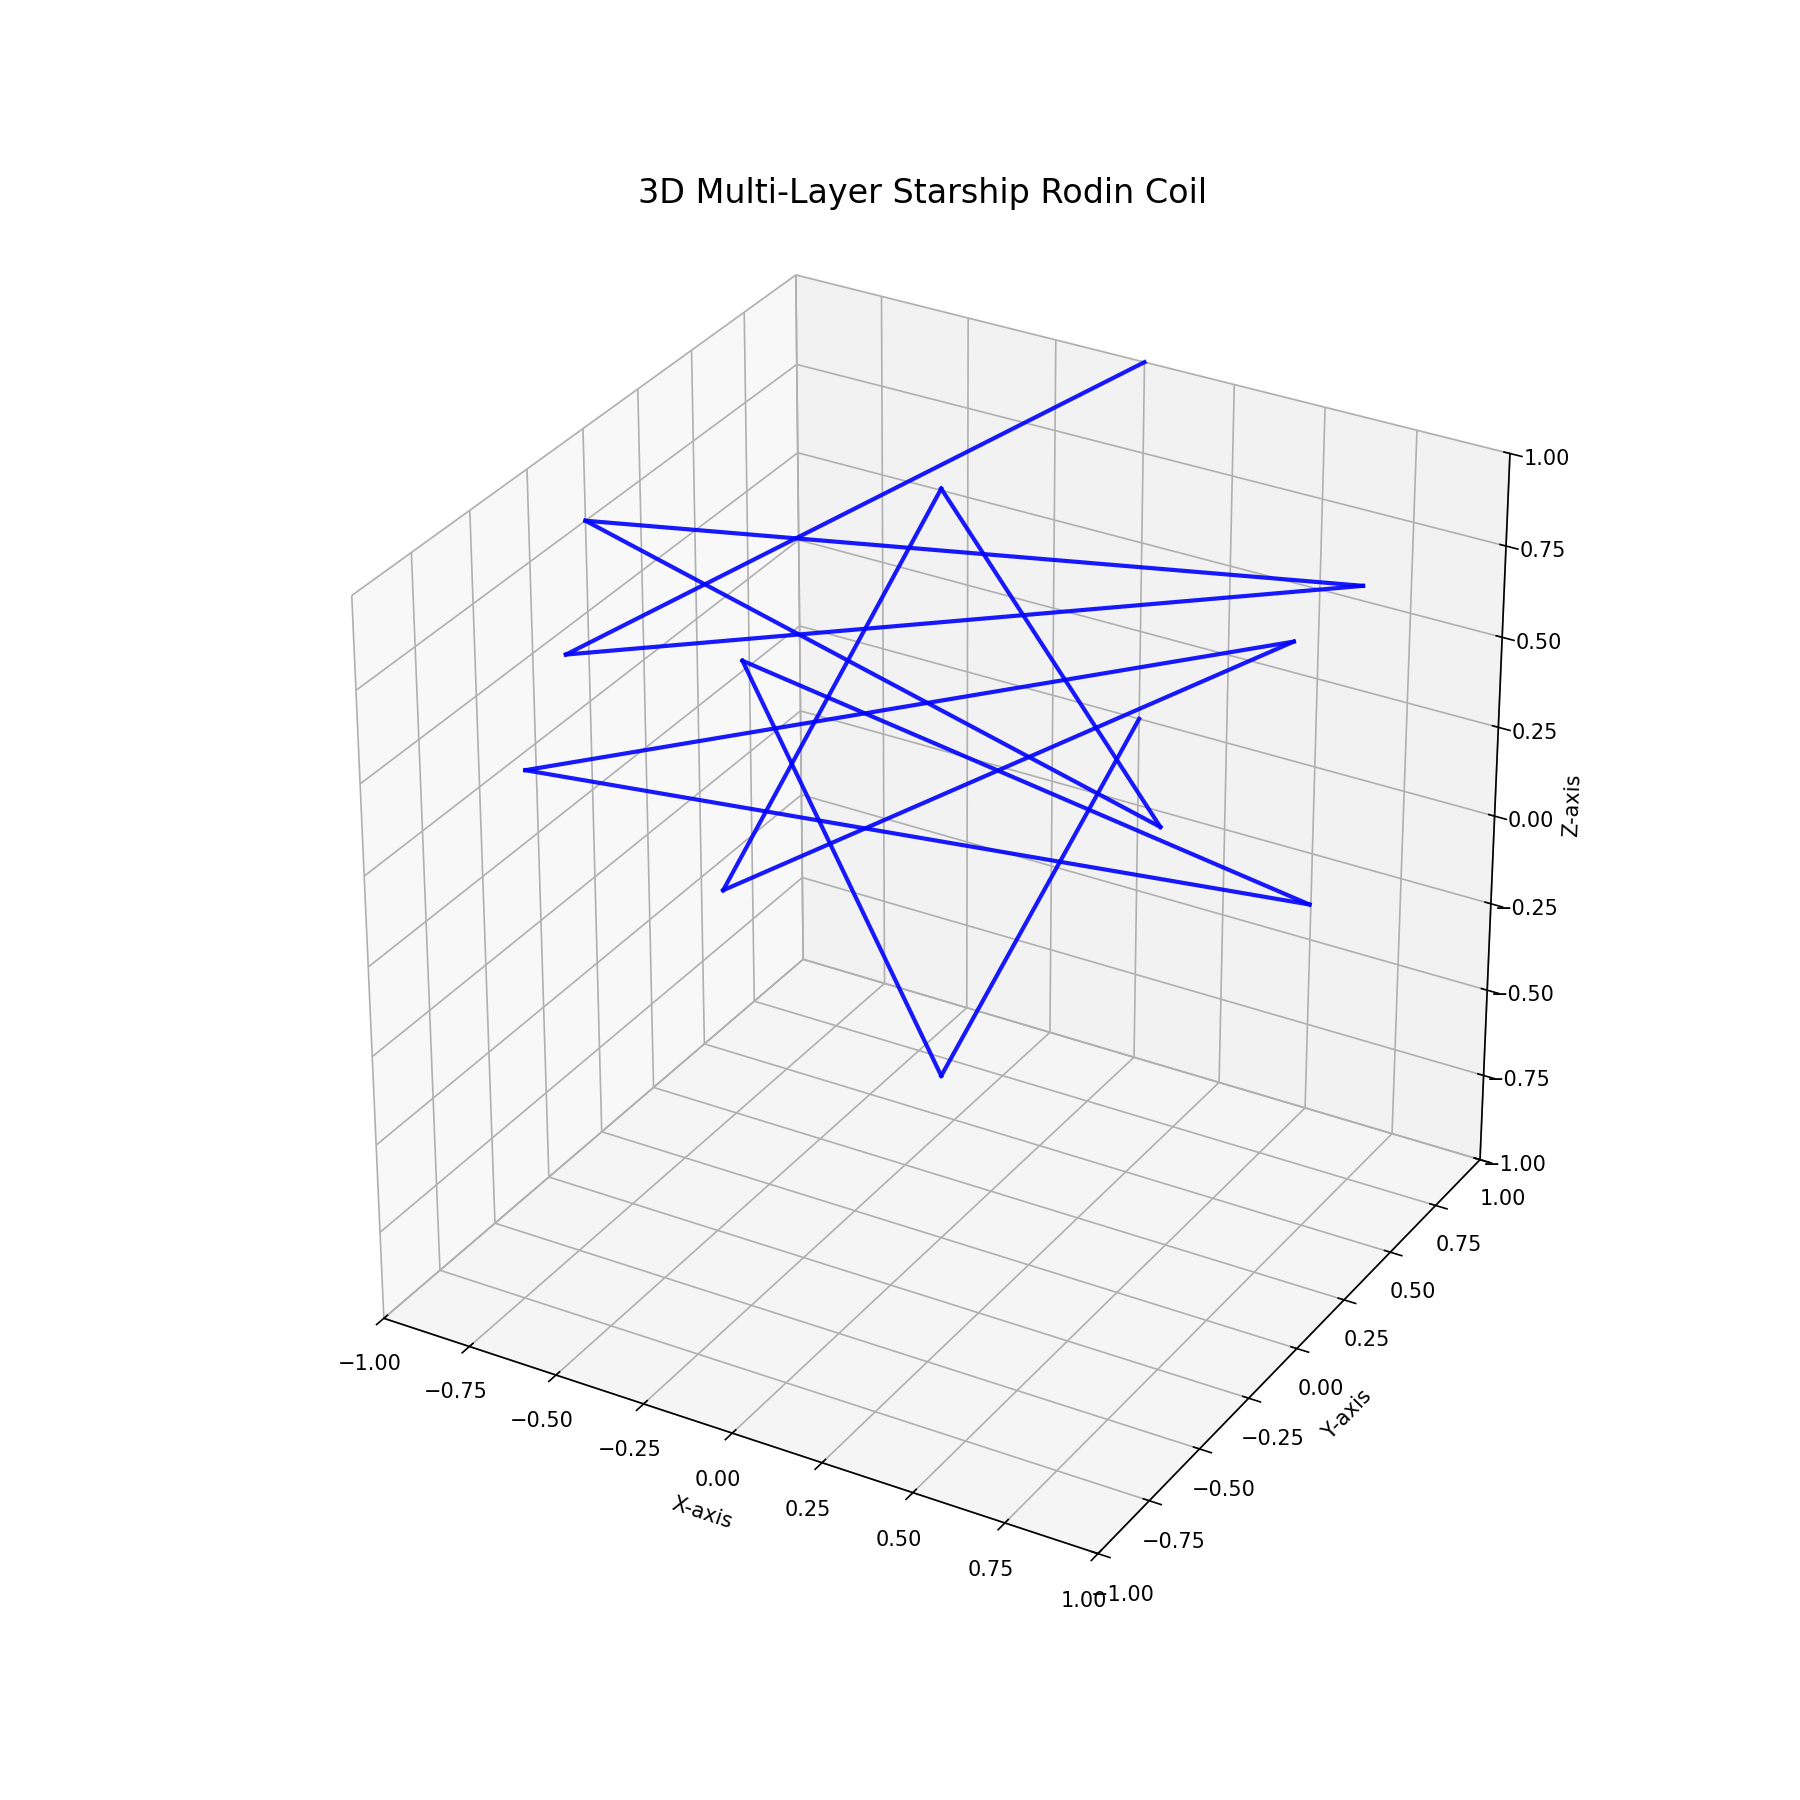

Python code for this plot:
# 3D Visualization of the Starship Coil - Multiple Layers

import numpy as np

import matplotlib
matplotlib.use('TkAgg')  # Ensure it uses Tkinter backend

import matplotlib.pyplot as plt
from mpl_toolkits.mplot3d import Axes3D

coil_corners = 12
# Define parameters for multi-layer 3D coil
num_layers = 1  # Number of layers in the coil
layer_spacing = 1  # Distance between layers in the z-axis

total_corners = coil_corners * 1

rotation_steps=0
rotation_angle = (2 * np.pi / coil_corners)
# Define provided base sequence
base_sequence = [1, 6, 11, 4, 9, 2, 7, 12, 5, 10, 3, 8, 1]

# Create explicit sequences as per user request
sequence_A_forward = [((num - 0 - 1) % (coil_corners)) + 1 for num in base_sequence]



# Points setup
angles = np.linspace(0, 2 * np.pi, (coil_corners) +1)[:-1]
positions = {i+1: (np.cos(angle), np.sin(angle)) for i, angle in enumerate(angles)}
segment_shift = ((2 * np.pi / (coil_corners)) / 3)


# Recalculate positions with adjusted angles for rotation and reversed numbering
angles_rotated = np.linspace(0, 2 * np.pi, (coil_corners)+1)[:-1] - np.pi*1.5 +(2*np.pi*(1/(coil_corners))) # Rotate 90° counterclockwise
angles_rotated = angles_rotated[::-1]  # Reverse numbering for clockwise count
positions_rotated = {i+1: (np.cos(angle), np.sin(angle)) for i, angle in enumerate(angles_rotated)}

angles_rotated += rotation_angle


# Function to generate multi-layer wire paths
def generate_3d_wire(sequence, segment, z_layer, base_color, style, alpha=1.0):
    """Generates a 3D multi-layer wire visualization with smooth height increase."""
    angles = np.linspace(0, 2 * np.pi, coil_corners + 1)[:-1] - np.pi * 1.5 + (2 * np.pi * (1 / coil_corners))
    angles = angles[::-1]  # Reverse numbering for clockwise count
    segment_shift = (2 * np.pi / coil_corners)

    total_points = len(sequence) - 1  # To normalize height increase

    for i in range(total_points):
        num = sequence[i]
        next_num = sequence[i + 1]

        # Angles adjusted by segment
        angle_start = angles[(num - 1) % coil_corners] + segment_shift * (segment - 1)
        angle_end = angles[(next_num - 1) % coil_corners] + segment_shift * (segment - 1)

        x_start, y_start = np.cos(angle_start), np.sin(angle_start)
        x_end, y_end = np.cos(angle_end), np.sin(angle_end)

        # Smooth height interpolation
        z_start = z_layer + (layer_spacing * (i / total_points))
        z_end = z_layer + (layer_spacing * ((i + 1) / total_points))

        ax.plot([x_start, x_end], [y_start, y_end], [z_start, z_end],
                color=base_color, linestyle=style, linewidth=2, alpha=alpha)


# Setup 3D plot
fig = plt.figure(figsize=(12, 12))
ax = fig.add_subplot(111, projection='3d')

# Plot multiple layers of the coil
for layer in range(num_layers):
    z_layer = layer * layer_spacing

    # Phase A (Blue)
    generate_3d_wire(sequence_A_forward, 1, z_layer, 'blue', '-', alpha=0.9)





# Set plot title and display
ax.set_title("3D Multi-Layer Starship Rodin Coil", fontsize=16)
# Set axis labels
ax.set_xlim(-1, 1)
ax.set_ylim(-1, 1)
ax.set_zlim(-1, 1)
ax.set_xlabel('X-axis')
ax.set_ylabel('Y-axis')
ax.set_zlabel('Z-axis')
# Show legend
# ax.legend()
ax.set_box_aspect([1, 1, 1])  # Ensures 1:1:1 aspect ratio



# ✅ Get the script filename dynamically
import os
script_name = os.path.splitext(os.path.basename(__file__))[0]
filename = f"{script_name}.png"
plt.savefig(filename, dpi=150)  # Save image with high resolution
plt.tight_layout()
plt.show()
